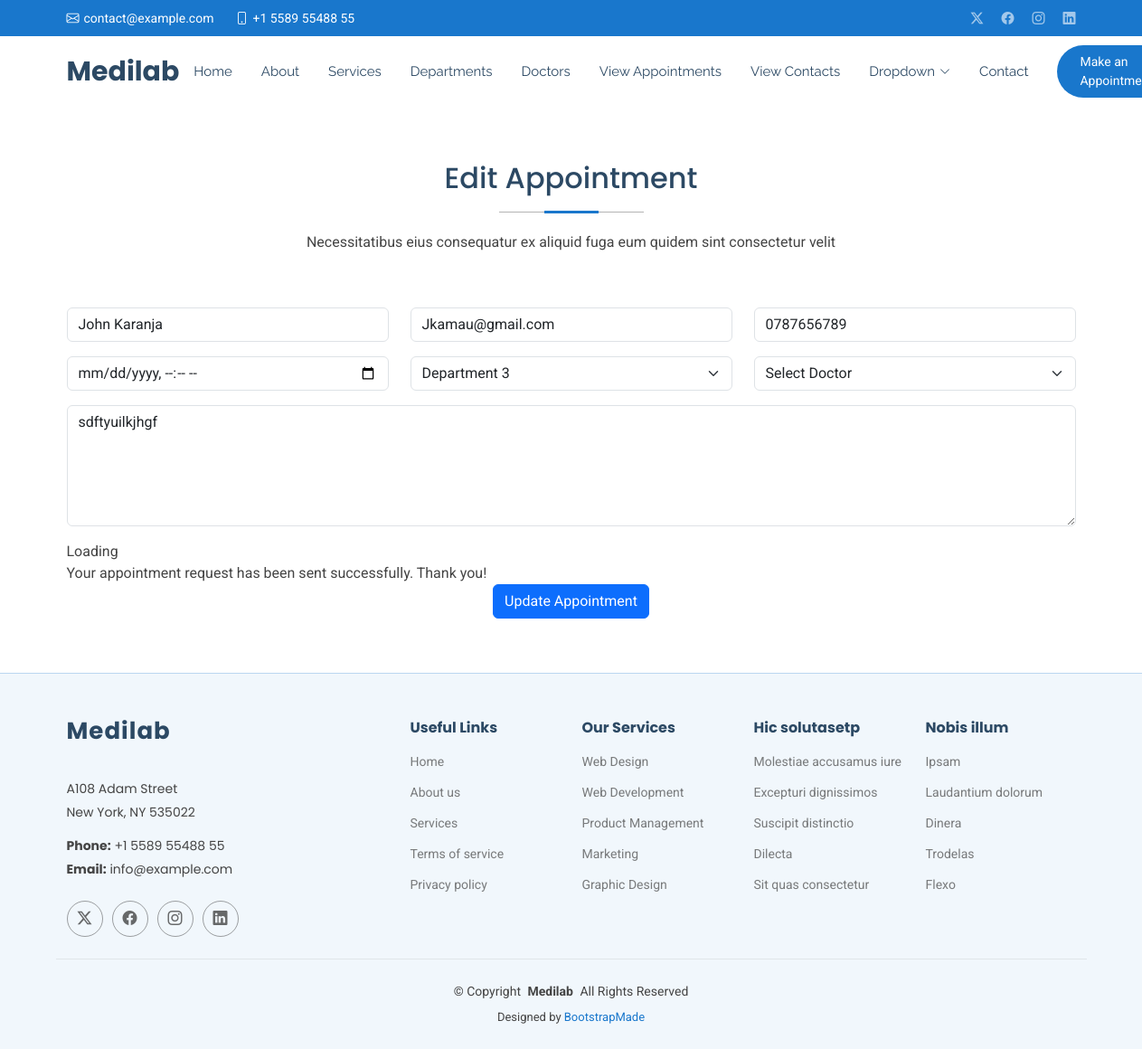
The page /edit/3 on the database its author committed.
### myapp/models.py (models this page shows, shortened)
class Appointment(models.Model):
    name =models.CharField(max_length=100)
    email = models.EmailField()
    phone = models.CharField(max_length=20)
    datetime =models.DateTimeField()
    department = models.CharField(max_length=100)
    doctor = models.CharField(max_length=100)
    message = models.TextField()

### myapp/views.py (the view)
# urls.py: path('edit/', views.edit, name='edit'),
def edit(request,id):
    editappointment =get_object_or_404(Appointment,id=id)
    if request.method == "POST":
        editappointment.name = request.POST.get('name')
        editappointment.email = request.POST.get('email')
        editappointment.phone = request.POST.get('phone')
        editappointment.datetime = request.POST.get('date')
        editappointment.department = request.POST.get('department')
        editappointment.doctor = request.POST.get('doctor')
        editappointment.message = request.POST.get('message')
        editappointment.save()
        messages.success(request, 'Your appointment has been updated successfully')
        return redirect('/show')
    else:
        return render(request,'edit.html',{'editappointment':editappointment})

### templates/edit.html (shortened to what this page needs)
{% extends 'starter-page.html' %}
{% load static %}
{% block content %}
    <section id="appointment" class="appointment section">
      <div class="container section-title" data-aos="fade-up">
        <h2>Edit Appointment</h2>
        <p>Necessitatibus eius consequatur ex aliquid fuga eum quidem sint consectetur velit</p>
      </div>
      <div class="container" data-aos="fade-up" data-aos-delay="100">
        <form  method="post" >
          <div class="row">
            <div class="col-md-4 form-group">
              <input type="text" name="name" value="{{ editappointment.name }}" class="form-control" id="name" placeholder="Your Name" required="">
            </div>
            <div class="col-md-4 form-group mt-3 mt-md-0">
              <input type="email" class="form-control" name="email" value="{{ editappointment.email }}" id="email" placeholder="Your Email" required="">
            </div>
            <div class="col-md-4 form-group mt-3 mt-md-0">
              <input type="tel" class="form-control" name="phone" value="{{ editappointment.phone }}"  id="phone" placeholder="Your Phone" required="">
            </div>
          </div>
          <div class="row">
            <div class="col-md-4 form-group mt-3">
              <input type="datetime-local" name="date" class="form-control datepicker" id="date" placeholder="Appointment Date" required="">
            </div>
            <div class="col-md-4 form-group mt-3">
              <select name="department" id="department" class="form-select" required="">
                <option value="Department 3" {% if editappointment.department == 'Department 3' %}
                    selected
                {% endif %} >Department 3</option>
              </select>
            </div>
            <div class="col-md-4 form-group mt-3">
              <select name="doctor" id="doctor" class="form-select" required="">
                <option value="">Select Doctor</option>
              </select>
            </div>
          </div>
          <div class="form-group mt-3">
            <textarea class="form-control" name="message" rows="5" placeholder="Message (Optional)">{{ editappointment.message }}</textarea>
          </div>
          <div class="mt-3">
            <div class="loading">Loading</div>
            <div class="sent-message">Your appointment request has been sent successfully. Thank you!</div>
            <div class="text-center"><button type="submit" class="btn btn-primary">Update Appointment</button></div>
          </div>
        </form>
      </div>
    </section>
{% endblock %}

### static/assets/css/main.css (style rules this page uses)
:root { --default-font: "Roboto", system-ui, -apple-system, "Segoe UI", Roboto, "Helvetica Neue", Arial, "Noto Sans", "Liberation Sans", sans-serif, "Apple Color Emoji", "Segoe UI Emoji", "Segoe UI Symbol", "Noto Color Emoji"; --heading-font: "Poppins", sans-serif; --nav-font: "Raleway", sans-serif; }
:root { --background-color: #ffffff; --default-color: #444444; --heading-color: #2c4964; --accent-color: #1977cc; --surface-color: #ffffff; --contrast-color: #ffffff; }
:root { --nav-color: #2c4964; --nav-hover-color: #1977cc; --nav-mobile-background-color: #ffffff; --nav-dropdown-background-color: #ffffff; --nav-dropdown-color: #2c4964; --nav-dropdown-hover-color: #1977cc; }
:root { scroll-behavior: smooth; }
body { color: var(--default-color); background-color: var(--background-color); font-family: var(--default-font); }
h1, h2, h3, h4, h5, h6 { color: var(--heading-color); font-family: var(--heading-font); }
section, .section { color: var(--default-color); background-color: var(--background-color); padding: 60px 0; scroll-margin-top: 72px; overflow: clip; }
.section-title { text-align: center; padding-bottom: 60px; position: relative; }
.section-title h2 { font-size: 32px; font-weight: 500; margin-bottom: 20px; padding-bottom: 20px; position: relative; }
.section-title h2:before { content: ""; position: absolute; display: block; width: 160px; height: 1px; background: color-mix(in srgb, var(--default-color), transparent 60%); left: 0; right: 0; bottom: 1px; margin: auto; }
.section-title h2::after { content: ""; position: absolute; display: block; width: 60px; height: 3px; background: var(--accent-color); left: 0; right: 0; bottom: 0; margin: auto; }
.section-title p { margin-bottom: 0; }

### rows shown on the page
Appointment: name "John Karanja", email "Jkamau@gmail.com", phone "0787656789", department "Department 3", message "sdftyuilkjhgf"
